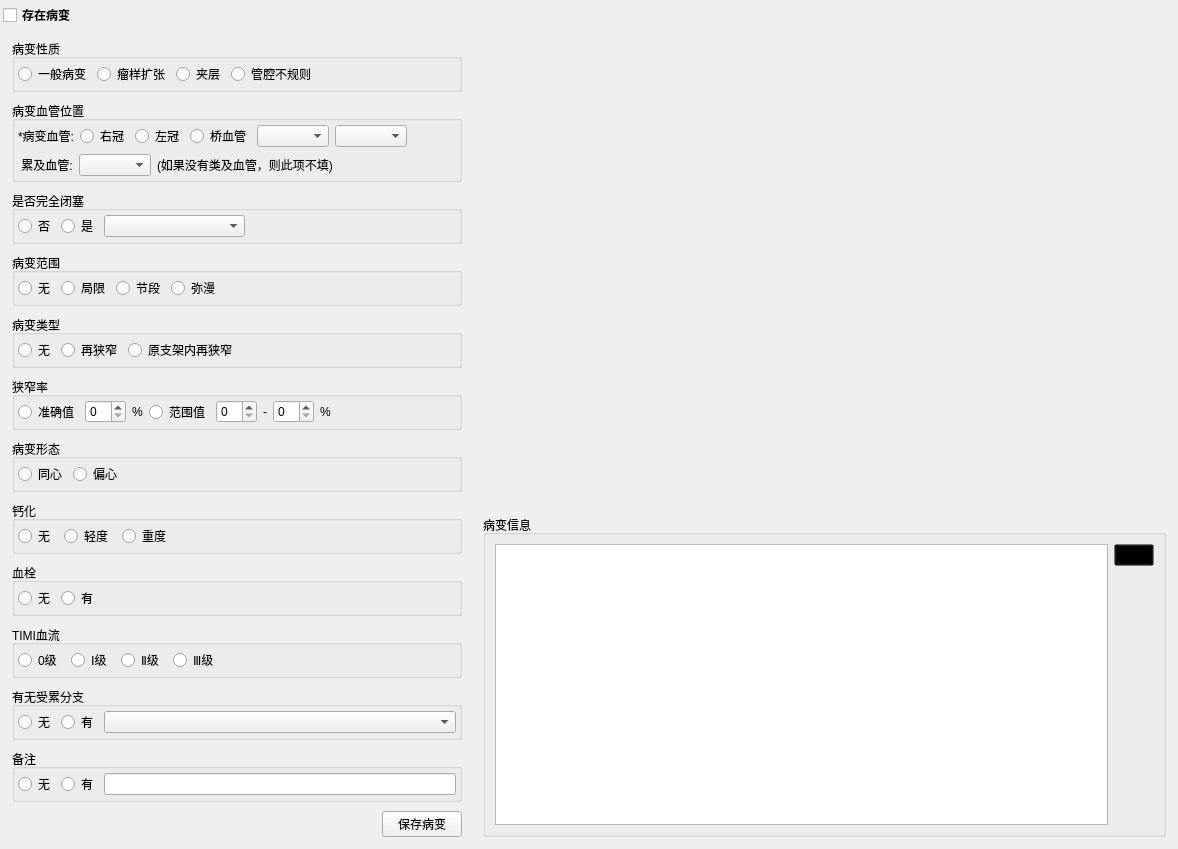
<?xml version="1.0" encoding="UTF-8"?>
<ui version="4.0">
 <class>CWidgetPathologyInfo</class>
 <widget class="QWidget" name="CWidgetPathologyInfo">
  <property name="geometry">
   <rect>
    <x>0</x>
    <y>0</y>
    <width>1178</width>
    <height>753</height>
   </rect>
  </property>
  <property name="windowTitle">
   <string>Form</string>
  </property>
  <layout class="QVBoxLayout" name="verticalLayout" stretch="0">
   <property name="spacing">
    <number>3</number>
   </property>
   <property name="leftMargin">
    <number>3</number>
   </property>
   <property name="topMargin">
    <number>3</number>
   </property>
   <property name="rightMargin">
    <number>3</number>
   </property>
   <property name="bottomMargin">
    <number>3</number>
   </property>
   <item>
    <layout class="QHBoxLayout" name="horizontalLayout_17" stretch="2,3">
     <item>
      <layout class="QVBoxLayout" name="verticalLayout_3">
       <item>
        <widget class="QCheckBox" name="m_ckbCZBB">
         <property name="enabled">
          <bool>true</bool>
         </property>
         <property name="font">
          <font>
           <family>微软雅黑</family>
           <weight>75</weight>
           <bold>true</bold>
          </font>
         </property>
         <property name="text">
          <string>存在病变</string>
         </property>
        </widget>
       </item>
       <item>
        <widget class="QWidget" name="m_wgtInfo" native="true">
         <layout class="QVBoxLayout" name="verticalLayout_7">
          <property name="spacing">
           <number>9</number>
          </property>
          <item>
           <widget class="QGroupBox" name="m_grpBBXZ">
            <property name="title">
             <string>病变性质</string>
            </property>
            <property name="flat">
             <bool>false</bool>
            </property>
            <layout class="QHBoxLayout" name="horizontalLayout_2">
             <property name="leftMargin">
              <number>3</number>
             </property>
             <property name="topMargin">
              <number>3</number>
             </property>
             <property name="rightMargin">
              <number>3</number>
             </property>
             <property name="bottomMargin">
              <number>3</number>
             </property>
             <item>
              <widget class="QRadioButton" name="m_radYBBB">
               <property name="text">
                <string>一般病变</string>
               </property>
              </widget>
             </item>
             <item>
              <widget class="QRadioButton" name="m_radLYKZ">
               <property name="text">
                <string>瘤样扩张</string>
               </property>
              </widget>
             </item>
             <item>
              <widget class="QRadioButton" name="m_radJC">
               <property name="text">
                <string>夹层</string>
               </property>
              </widget>
             </item>
             <item>
              <widget class="QRadioButton" name="m_radGQ">
               <property name="text">
                <string>管腔不规则</string>
               </property>
              </widget>
             </item>
             <item>
              <spacer name="horizontalSpacer">
               <property name="orientation">
                <enum>Qt::Horizontal</enum>
               </property>
               <property name="sizeHint" stdset="0">
                <size>
                 <width>40</width>
                 <height>20</height>
                </size>
               </property>
              </spacer>
             </item>
            </layout>
           </widget>
          </item>
          <item>
           <widget class="QGroupBox" name="m_grpBBWZ">
            <property name="title">
             <string>病变血管位置</string>
            </property>
            <property name="flat">
             <bool>false</bool>
            </property>
            <layout class="QVBoxLayout" name="verticalLayout_4">
             <property name="leftMargin">
              <number>3</number>
             </property>
             <property name="topMargin">
              <number>3</number>
             </property>
             <property name="rightMargin">
              <number>3</number>
             </property>
             <property name="bottomMargin">
              <number>3</number>
             </property>
             <item>
              <layout class="QHBoxLayout" name="horizontalLayout_4">
               <item>
                <widget class="QLabel" name="m_lblBBXG">
                 <property name="text">
                  <string>*病变血管:</string>
                 </property>
                </widget>
               </item>
               <item>
                <widget class="QRadioButton" name="m_radYG">
                 <property name="text">
                  <string>右冠</string>
                 </property>
                </widget>
               </item>
               <item>
                <widget class="QRadioButton" name="m_radZG">
                 <property name="text">
                  <string>左冠</string>
                 </property>
                </widget>
               </item>
               <item>
                <widget class="QRadioButton" name="m_radQXG">
                 <property name="text">
                  <string>桥血管</string>
                 </property>
                </widget>
               </item>
               <item>
                <widget class="QComboBox" name="m_cmbQXGZ"/>
               </item>
               <item>
                <widget class="QComboBox" name="m_cmbQXGY"/>
               </item>
               <item>
                <spacer name="horizontalSpacer_11">
                 <property name="orientation">
                  <enum>Qt::Horizontal</enum>
                 </property>
                 <property name="sizeHint" stdset="0">
                  <size>
                   <width>40</width>
                   <height>20</height>
                  </size>
                 </property>
                </spacer>
               </item>
              </layout>
             </item>
             <item>
              <layout class="QHBoxLayout" name="horizontalLayout_5">
               <item>
                <widget class="QLabel" name="m_lblLJXG">
                 <property name="text">
                  <string> 累及血管:</string>
                 </property>
                </widget>
               </item>
               <item>
                <widget class="QComboBox" name="m_cmbLJXGZ"/>
               </item>
               <item>
                <widget class="QLabel" name="m_lblJS">
                 <property name="text">
                  <string>(如果没有类及血管，则此项不填)</string>
                 </property>
                </widget>
               </item>
               <item>
                <spacer name="horizontalSpacer_2">
                 <property name="orientation">
                  <enum>Qt::Horizontal</enum>
                 </property>
                 <property name="sizeHint" stdset="0">
                  <size>
                   <width>40</width>
                   <height>20</height>
                  </size>
                 </property>
                </spacer>
               </item>
              </layout>
             </item>
            </layout>
           </widget>
          </item>
          <item>
           <widget class="QGroupBox" name="m_grpSFBS">
            <property name="title">
             <string>是否完全闭塞</string>
            </property>
            <property name="flat">
             <bool>false</bool>
            </property>
            <layout class="QHBoxLayout" name="horizontalLayout_3" stretch="0,0,2,3">
             <property name="leftMargin">
              <number>3</number>
             </property>
             <property name="topMargin">
              <number>3</number>
             </property>
             <property name="rightMargin">
              <number>3</number>
             </property>
             <property name="bottomMargin">
              <number>3</number>
             </property>
             <item>
              <widget class="QRadioButton" name="m_radBSF">
               <property name="text">
                <string>否</string>
               </property>
              </widget>
             </item>
             <item>
              <widget class="QRadioButton" name="m_radBSS">
               <property name="text">
                <string>是</string>
               </property>
              </widget>
             </item>
             <item>
              <widget class="QComboBox" name="m_cmbSFBS"/>
             </item>
             <item>
              <spacer name="horizontalSpacer_3">
               <property name="orientation">
                <enum>Qt::Horizontal</enum>
               </property>
               <property name="sizeHint" stdset="0">
                <size>
                 <width>40</width>
                 <height>20</height>
                </size>
               </property>
              </spacer>
             </item>
            </layout>
           </widget>
          </item>
          <item>
           <widget class="QGroupBox" name="m_grpFW">
            <property name="title">
             <string>病变范围</string>
            </property>
            <property name="flat">
             <bool>false</bool>
            </property>
            <layout class="QHBoxLayout" name="horizontalLayout_6">
             <property name="leftMargin">
              <number>3</number>
             </property>
             <property name="topMargin">
              <number>3</number>
             </property>
             <property name="rightMargin">
              <number>3</number>
             </property>
             <property name="bottomMargin">
              <number>3</number>
             </property>
             <item>
              <widget class="QRadioButton" name="m_radFWW">
               <property name="text">
                <string>无</string>
               </property>
              </widget>
             </item>
             <item>
              <widget class="QRadioButton" name="m_radJX">
               <property name="text">
                <string>局限</string>
               </property>
              </widget>
             </item>
             <item>
              <widget class="QRadioButton" name="m_radJD">
               <property name="text">
                <string>节段</string>
               </property>
              </widget>
             </item>
             <item>
              <widget class="QRadioButton" name="m_radMM">
               <property name="text">
                <string>弥漫</string>
               </property>
              </widget>
             </item>
             <item>
              <spacer name="horizontalSpacer_4">
               <property name="orientation">
                <enum>Qt::Horizontal</enum>
               </property>
               <property name="sizeHint" stdset="0">
                <size>
                 <width>40</width>
                 <height>20</height>
                </size>
               </property>
              </spacer>
             </item>
            </layout>
           </widget>
          </item>
          <item>
           <widget class="QGroupBox" name="m_grpBBLX">
            <property name="title">
             <string>病变类型</string>
            </property>
            <property name="flat">
             <bool>false</bool>
            </property>
            <layout class="QHBoxLayout" name="horizontalLayout_7">
             <property name="leftMargin">
              <number>3</number>
             </property>
             <property name="topMargin">
              <number>3</number>
             </property>
             <property name="rightMargin">
              <number>3</number>
             </property>
             <property name="bottomMargin">
              <number>3</number>
             </property>
             <item>
              <widget class="QRadioButton" name="m_radLXW">
               <property name="text">
                <string>无</string>
               </property>
              </widget>
             </item>
             <item>
              <widget class="QRadioButton" name="m_radZXZ">
               <property name="text">
                <string>再狭窄</string>
               </property>
              </widget>
             </item>
             <item>
              <widget class="QRadioButton" name="m_radYZJ">
               <property name="text">
                <string>原支架内再狭窄</string>
               </property>
              </widget>
             </item>
             <item>
              <spacer name="horizontalSpacer_5">
               <property name="orientation">
                <enum>Qt::Horizontal</enum>
               </property>
               <property name="sizeHint" stdset="0">
                <size>
                 <width>40</width>
                 <height>20</height>
                </size>
               </property>
              </spacer>
             </item>
            </layout>
           </widget>
          </item>
          <item>
           <widget class="QGroupBox" name="m_grpXZL">
            <property name="title">
             <string>狭窄率</string>
            </property>
            <property name="flat">
             <bool>false</bool>
            </property>
            <layout class="QHBoxLayout" name="horizontalLayout_8">
             <property name="leftMargin">
              <number>3</number>
             </property>
             <property name="topMargin">
              <number>3</number>
             </property>
             <property name="rightMargin">
              <number>3</number>
             </property>
             <property name="bottomMargin">
              <number>3</number>
             </property>
             <item>
              <widget class="QRadioButton" name="m_radZQZ">
               <property name="text">
                <string>准确值</string>
               </property>
              </widget>
             </item>
             <item>
              <widget class="QSpinBox" name="m_spbZQZ"/>
             </item>
             <item>
              <widget class="QLabel" name="label_9">
               <property name="text">
                <string>%</string>
               </property>
              </widget>
             </item>
             <item>
              <widget class="QRadioButton" name="m_radFWZ">
               <property name="text">
                <string>范围值</string>
               </property>
              </widget>
             </item>
             <item>
              <widget class="QSpinBox" name="m_spbFWZZ"/>
             </item>
             <item>
              <widget class="QLabel" name="label_5">
               <property name="text">
                <string>-</string>
               </property>
              </widget>
             </item>
             <item>
              <widget class="QSpinBox" name="m_spbFWZY"/>
             </item>
             <item>
              <widget class="QLabel" name="label_8">
               <property name="text">
                <string>%</string>
               </property>
              </widget>
             </item>
             <item>
              <spacer name="horizontalSpacer_6">
               <property name="orientation">
                <enum>Qt::Horizontal</enum>
               </property>
               <property name="sizeHint" stdset="0">
                <size>
                 <width>40</width>
                 <height>20</height>
                </size>
               </property>
              </spacer>
             </item>
            </layout>
           </widget>
          </item>
          <item>
           <widget class="QGroupBox" name="m_grpXT">
            <property name="title">
             <string>病变形态</string>
            </property>
            <property name="flat">
             <bool>false</bool>
            </property>
            <layout class="QHBoxLayout" name="horizontalLayout_9">
             <property name="leftMargin">
              <number>3</number>
             </property>
             <property name="topMargin">
              <number>3</number>
             </property>
             <property name="rightMargin">
              <number>3</number>
             </property>
             <property name="bottomMargin">
              <number>3</number>
             </property>
             <item>
              <widget class="QRadioButton" name="m_radTX">
               <property name="text">
                <string>同心</string>
               </property>
              </widget>
             </item>
             <item>
              <widget class="QRadioButton" name="m_radPX">
               <property name="text">
                <string>偏心</string>
               </property>
              </widget>
             </item>
             <item>
              <spacer name="horizontalSpacer_7">
               <property name="orientation">
                <enum>Qt::Horizontal</enum>
               </property>
               <property name="sizeHint" stdset="0">
                <size>
                 <width>40</width>
                 <height>20</height>
                </size>
               </property>
              </spacer>
             </item>
            </layout>
           </widget>
          </item>
          <item>
           <widget class="QGroupBox" name="m_grpGH">
            <property name="title">
             <string>钙化</string>
            </property>
            <property name="flat">
             <bool>false</bool>
            </property>
            <layout class="QHBoxLayout" name="horizontalLayout_10">
             <property name="spacing">
              <number>9</number>
             </property>
             <property name="leftMargin">
              <number>3</number>
             </property>
             <property name="topMargin">
              <number>3</number>
             </property>
             <property name="rightMargin">
              <number>3</number>
             </property>
             <property name="bottomMargin">
              <number>3</number>
             </property>
             <item>
              <widget class="QRadioButton" name="m_radGHW">
               <property name="text">
                <string>无</string>
               </property>
              </widget>
             </item>
             <item>
              <widget class="QRadioButton" name="m_radQD">
               <property name="text">
                <string>轻度</string>
               </property>
              </widget>
             </item>
             <item>
              <widget class="QRadioButton" name="m_radZD">
               <property name="text">
                <string>重度</string>
               </property>
              </widget>
             </item>
             <item>
              <spacer name="horizontalSpacer_8">
               <property name="orientation">
                <enum>Qt::Horizontal</enum>
               </property>
               <property name="sizeHint" stdset="0">
                <size>
                 <width>40</width>
                 <height>20</height>
                </size>
               </property>
              </spacer>
             </item>
            </layout>
           </widget>
          </item>
          <item>
           <widget class="QGroupBox" name="m_grpXS">
            <property name="title">
             <string>血栓</string>
            </property>
            <property name="flat">
             <bool>false</bool>
            </property>
            <layout class="QHBoxLayout" name="horizontalLayout_11">
             <property name="leftMargin">
              <number>3</number>
             </property>
             <property name="topMargin">
              <number>3</number>
             </property>
             <property name="rightMargin">
              <number>3</number>
             </property>
             <property name="bottomMargin">
              <number>3</number>
             </property>
             <item>
              <widget class="QRadioButton" name="m_radXSW">
               <property name="text">
                <string>无</string>
               </property>
              </widget>
             </item>
             <item>
              <widget class="QRadioButton" name="m_radXSY">
               <property name="text">
                <string>有</string>
               </property>
              </widget>
             </item>
             <item>
              <spacer name="horizontalSpacer_9">
               <property name="orientation">
                <enum>Qt::Horizontal</enum>
               </property>
               <property name="sizeHint" stdset="0">
                <size>
                 <width>40</width>
                 <height>20</height>
                </size>
               </property>
              </spacer>
             </item>
            </layout>
           </widget>
          </item>
          <item>
           <widget class="QGroupBox" name="m_grpXL">
            <property name="title">
             <string>TIMI血流</string>
            </property>
            <property name="flat">
             <bool>false</bool>
            </property>
            <layout class="QHBoxLayout" name="horizontalLayout_12">
             <property name="spacing">
              <number>9</number>
             </property>
             <property name="leftMargin">
              <number>3</number>
             </property>
             <property name="topMargin">
              <number>3</number>
             </property>
             <property name="rightMargin">
              <number>3</number>
             </property>
             <property name="bottomMargin">
              <number>3</number>
             </property>
             <item>
              <widget class="QRadioButton" name="m_rad0J">
               <property name="text">
                <string>0级</string>
               </property>
              </widget>
             </item>
             <item>
              <widget class="QRadioButton" name="m_rad1J">
               <property name="text">
                <string>Ⅰ级</string>
               </property>
              </widget>
             </item>
             <item>
              <widget class="QRadioButton" name="m_rad2J">
               <property name="text">
                <string>Ⅱ级</string>
               </property>
              </widget>
             </item>
             <item>
              <widget class="QRadioButton" name="m_rad3J">
               <property name="text">
                <string>Ⅲ级</string>
               </property>
              </widget>
             </item>
             <item>
              <spacer name="horizontalSpacer_10">
               <property name="orientation">
                <enum>Qt::Horizontal</enum>
               </property>
               <property name="sizeHint" stdset="0">
                <size>
                 <width>40</width>
                 <height>20</height>
                </size>
               </property>
              </spacer>
             </item>
            </layout>
           </widget>
          </item>
          <item>
           <widget class="QGroupBox" name="m_grpLJFZ">
            <property name="title">
             <string>有无受累分支</string>
            </property>
            <property name="flat">
             <bool>false</bool>
            </property>
            <layout class="QHBoxLayout" name="horizontalLayout_13">
             <property name="leftMargin">
              <number>3</number>
             </property>
             <property name="topMargin">
              <number>3</number>
             </property>
             <property name="rightMargin">
              <number>3</number>
             </property>
             <property name="bottomMargin">
              <number>3</number>
             </property>
             <item>
              <widget class="QRadioButton" name="m_radLJFZW">
               <property name="sizePolicy">
                <sizepolicy hsizetype="Fixed" vsizetype="Fixed">
                 <horstretch>0</horstretch>
                 <verstretch>0</verstretch>
                </sizepolicy>
               </property>
               <property name="minimumSize">
                <size>
                 <width>30</width>
                 <height>0</height>
                </size>
               </property>
               <property name="text">
                <string>无</string>
               </property>
              </widget>
             </item>
             <item>
              <widget class="QRadioButton" name="m_radLJFZY">
               <property name="sizePolicy">
                <sizepolicy hsizetype="Fixed" vsizetype="Fixed">
                 <horstretch>30</horstretch>
                 <verstretch>0</verstretch>
                </sizepolicy>
               </property>
               <property name="text">
                <string>有</string>
               </property>
              </widget>
             </item>
             <item>
              <widget class="QComboBox" name="m_cmbLJFZ">
               <property name="sizePolicy">
                <sizepolicy hsizetype="Expanding" vsizetype="Fixed">
                 <horstretch>0</horstretch>
                 <verstretch>0</verstretch>
                </sizepolicy>
               </property>
               <property name="mouseTracking">
                <bool>false</bool>
               </property>
               <property name="tabletTracking">
                <bool>false</bool>
               </property>
              </widget>
             </item>
            </layout>
           </widget>
          </item>
          <item>
           <widget class="QGroupBox" name="m_grpBZ">
            <property name="title">
             <string>备注</string>
            </property>
            <property name="flat">
             <bool>false</bool>
            </property>
            <layout class="QHBoxLayout" name="horizontalLayout_14">
             <property name="leftMargin">
              <number>3</number>
             </property>
             <property name="topMargin">
              <number>3</number>
             </property>
             <property name="rightMargin">
              <number>3</number>
             </property>
             <property name="bottomMargin">
              <number>3</number>
             </property>
             <item>
              <widget class="QRadioButton" name="m_radBZW">
               <property name="text">
                <string>无</string>
               </property>
              </widget>
             </item>
             <item>
              <widget class="QRadioButton" name="m_radBZY">
               <property name="text">
                <string>有</string>
               </property>
              </widget>
             </item>
             <item>
              <widget class="QLineEdit" name="m_lineBZ"/>
             </item>
            </layout>
           </widget>
          </item>
          <item>
           <layout class="QHBoxLayout" name="horizontalLayout_15">
            <item>
             <spacer name="horizontalSpacer_13">
              <property name="orientation">
               <enum>Qt::Horizontal</enum>
              </property>
              <property name="sizeHint" stdset="0">
               <size>
                <width>40</width>
                <height>20</height>
               </size>
              </property>
             </spacer>
            </item>
            <item>
             <widget class="QPushButton" name="m_btnGX">
              <property name="text">
               <string>保存病变</string>
              </property>
             </widget>
            </item>
           </layout>
          </item>
         </layout>
        </widget>
       </item>
       <item>
        <spacer name="verticalSpacer">
         <property name="orientation">
          <enum>Qt::Vertical</enum>
         </property>
         <property name="sizeHint" stdset="0">
          <size>
           <width>20</width>
           <height>40</height>
          </size>
         </property>
        </spacer>
       </item>
      </layout>
     </item>
     <item>
      <widget class="QWidget" name="m_wgtShowPic" native="true">
       <layout class="QVBoxLayout" name="verticalLayout_9" stretch="0,3,2">
        <property name="sizeConstraint">
         <enum>QLayout::SetDefaultConstraint</enum>
        </property>
        <item>
         <spacer name="horizontalSpacer_14">
          <property name="orientation">
           <enum>Qt::Horizontal</enum>
          </property>
          <property name="sizeHint" stdset="0">
           <size>
            <width>40</width>
            <height>20</height>
           </size>
          </property>
         </spacer>
        </item>
        <item>
         <layout class="QHBoxLayout" name="m_layoutShow"/>
        </item>
        <item>
         <widget class="QGroupBox" name="groupBox_2">
          <property name="sizePolicy">
           <sizepolicy hsizetype="Preferred" vsizetype="Expanding">
            <horstretch>0</horstretch>
            <verstretch>0</verstretch>
           </sizepolicy>
          </property>
          <property name="title">
           <string>病变信息</string>
          </property>
          <layout class="QHBoxLayout" name="horizontalLayout">
           <item>
            <widget class="QTableView" name="m_tblBBInfo">
             <property name="sizePolicy">
              <sizepolicy hsizetype="Expanding" vsizetype="Preferred">
               <horstretch>0</horstretch>
               <verstretch>0</verstretch>
              </sizepolicy>
             </property>
            </widget>
           </item>
           <item>
            <layout class="QVBoxLayout" name="verticalLayout_2">
             <item>
              <widget class="QPushButton" name="m_btnSCInfo">
               <property name="sizePolicy">
                <sizepolicy hsizetype="Minimum" vsizetype="Fixed">
                 <horstretch>0</horstretch>
                 <verstretch>0</verstretch>
                </sizepolicy>
               </property>
               <property name="styleSheet">
                <string notr="true">background-color:transparent;</string>
               </property>
               <property name="text">
                <string/>
               </property>
               <property name="icon">
                <iconset resource="../Image.qrc">
                 <normaloff>:/Image/delete.ico</normaloff>:/Image/delete.ico</iconset>
               </property>
              </widget>
             </item>
             <item>
              <spacer name="verticalSpacer_3">
               <property name="orientation">
                <enum>Qt::Vertical</enum>
               </property>
               <property name="sizeType">
                <enum>QSizePolicy::Expanding</enum>
               </property>
               <property name="sizeHint" stdset="0">
                <size>
                 <width>20</width>
                 <height>40</height>
                </size>
               </property>
              </spacer>
             </item>
            </layout>
           </item>
          </layout>
         </widget>
        </item>
       </layout>
      </widget>
     </item>
    </layout>
   </item>
  </layout>
 </widget>
 <resources>
  <include location="../Image.qrc"/>
 </resources>
 <connections/>
</ui>
